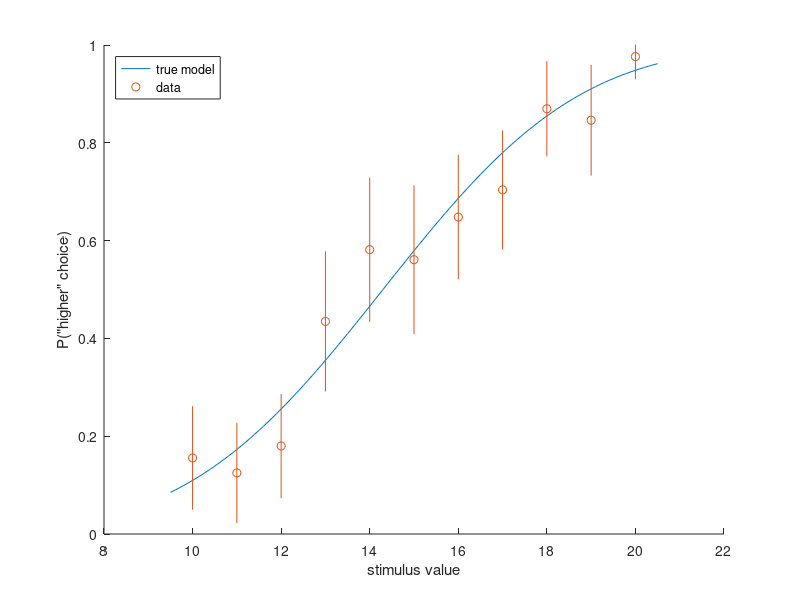

Write the MATLAB code that produced this figure.
% simulate_probit_model.m
%
% Simulate data from a probit regression model

stimvals = (10:20)'; % raw stimulus values
ntrials = 500;  % number of samples

% Set true model params
mu = 14.3;
sig = 3.5;

% Simulate data
stim = randsample(stimvals,ntrials, 'true');  % sample with replacement

% Compute probability of R choice
pchoice = normcdf(stim,mu,sig);

% Sample response
resp = binornd(1,pchoice);


%% Now let's plot the raw data on top of the true model

nstim = length(stimvals);
stimCount = zeros(nstim,1); % number of times each stim was presented
respMu = zeros(nstim,1);  % mean response to each stimulus

% compute empirical pchoice for every stimulus value
for jj = 1:nstim
    stiminds = (stim == stimvals(jj));  % indices where this stimulus was presented
    stimCount(jj) = sum(stiminds);  % number of times this stimulus was presented
    respMu(jj) = sum(resp(stiminds))/stimCount(jj); % average response
end

% compute 95% CI
respCI = 1.96*sqrt(respMu.*(1-respMu)./stimCount);

sgrid = stimvals(1)-.5:.1:stimvals(end)+0.5; % grid of stimulus values
plot(sgrid,normcdf(sgrid,mu,sig), stimvals, respMu,'o'); % plot data

% add error bars
clrs = get(gca,'colororder');  % get colors
hold on;
plot([stimvals'; stimvals'], [respMu'+respCI';respMu'-respCI'], 'color', clrs(2,:)); % plot CIs
hold off; 

% add a legend & axis labels
legend('true model', 'data', 'location', 'northwest');
set(gca,'ylim', [0 1]);
xlabel('stimulus value');
ylabel('P("higher" choice)');
box off;